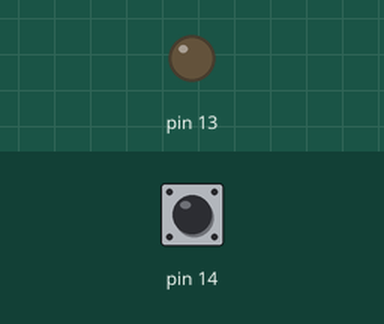
Recording of a sketch running on a simulated Arduino Uno, built with avr-gcc and run on an emulated ATmega328P. On the bench: output pins drawn as LEDs (lit = HIGH). The inputs (shaded band) are chosen by the test bench; at power-on: pin 14 HIGH.

Above: at 1.2 s.
1.3 s: pin 14 pulled LOW for 0.15 s
At 1.37 s:
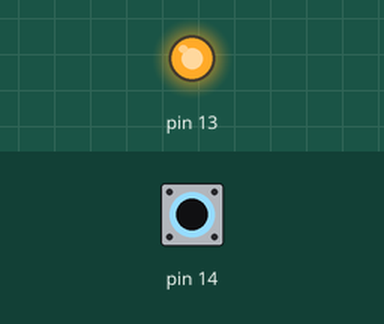
2.9 s: pin 14 pulled LOW for 3.2 s
At 7.5 s:
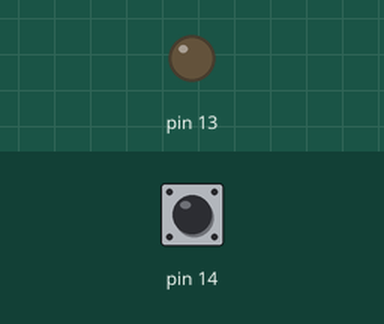
Timing chart, 0 to 9.0 s (numbered marks = the images above; inputs shaded):
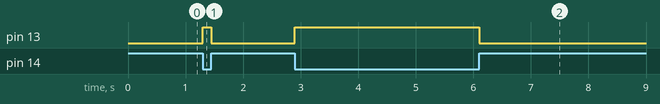

Measured:
- after the input at 1.3 s, pin 13: LOW → HIGH at once, → LOW 0.15 s later
- after the input at 2.9 s, pin 13: LOW → HIGH at once, → LOW 3.2 s later

The sketch:

Basico_leer_pin.ino
```cpp
void setup() {
 DDRB|=0b00100000;
 DDRC|=0b00000000;//pc0 entrada
 PORTC|=0b00000001;//habilita pull up en pc0
}

void loop() {
if(!(PINC & 0b00000001)){PORTB|=0b00100000;}
else PORTB&=~(0b00100000);
}
```
